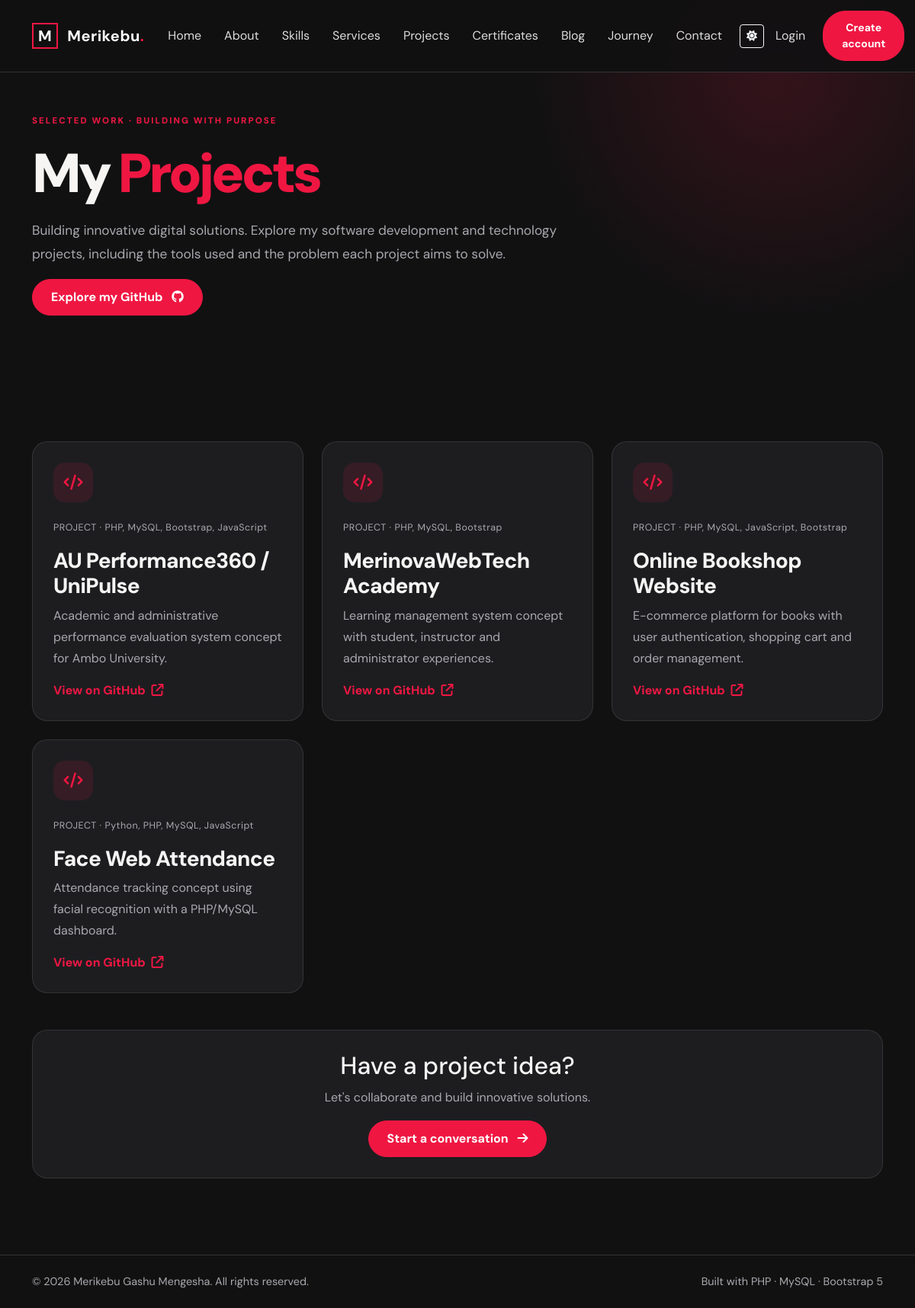
The app's page /projects.php with its own data.
### tables this page shows
CREATE TABLE IF NOT EXISTS projects(id INT AUTO_INCREMENT PRIMARY KEY,title VARCHAR(180) NOT NULL,description TEXT NOT NULL,technologies VARCHAR(255) NOT NULL,project_url VARCHAR(500) DEFAULT '',image VARCHAR(255) DEFAULT '',is_published TINYINT(1) NOT NULL DEFAULT 1,sort_order INT NOT NULL DEFAULT 0);

### config/functions.php (called while the page is built, shortened)
<?php
function e($v): string { return htmlspecialchars((string)$v, ENT_QUOTES, 'UTF-8'); }

### projects.php (the view, shortened to what this page needs)
<?php
require_once __DIR__.'/config/functions.php';
$projects=$pdo->query("SELECT * FROM projects WHERE is_published=1 ORDER BY sort_order,id DESC")->fetchAll();
include __DIR__.'/includes/header.php';
?>
<section class="inner-hero"><div class="container"><span class="eyebrow">SELECTED WORK · BUILDING WITH PURPOSE</span><h1>My <b>Projects</b></h1><p>Building innovative digital solutions. Explore my software development and technology projects, including the tools used and the problem each project aims to solve.</p><a class="btn btn-accent" href="https://github.com/merikebu955" target="_blank" rel="noopener">Explore my GitHub <i class="fa-brands fa-github ms-2"></i></a></div></section>
<section class="section"><div class="container"><div class="row g-4"><?php foreach($projects as $p): ?><div class="col-md-6 col-lg-4"><article class="content-card"><div class="card-icon"><i class="fa-solid fa-code"></i></div><span class="meta-line">PROJECT · <?=e($p['technologies'])?></span><h3 class="mt-3"><?=e($p['title'])?></h3><p><?=e($p['description'])?></p><a class="text-link" href="<?=e($p['project_url'] ?: 'https://github.com/merikebu955')?>" target="_blank" rel="noopener">View on GitHub <i class="fa-solid fa-arrow-up-right-from-square ms-1"></i></a></article></div><?php endforeach; ?></div><div class="content-card text-center mt-5"><h2>Have a project idea?</h2><p>Let's collaborate and build innovative solutions.</p><a class="btn btn-accent" href="<?=BASE_URL?>/contact-page.php">Start a conversation <i class="fa-solid fa-arrow-right ms-2"></i></a></div></div></section>
<?php include __DIR__.'/includes/footer.php'; ?>

### assets/css/style.css (style rules this page uses)
:root { --bg: #111112; --panel: #1d1d20; --panel2: #242428; --text: #f6f5f4; --muted: #aaa9ae; --accent: #ef1742; --line: #333338; }
* { box-sizing: border-box; }
html { scroll-behavior: smooth; scroll-padding-top: 85px; }
body { margin: 0; background: var(--bg); color: var(--text); font-family: "DM Sans", sans-serif; transition: 0.25s; }
a { color: var(--accent); text-decoration: none; }
.btn-accent { background: var(--accent); border: 1px solid var(--accent); color: white; border-radius: 30px; padding: 11px 24px; font-weight: 700; }
.eyebrow, .section-heading > span { font-size: 0.75rem; letter-spacing: 2px; color: var(--accent); font-weight: 700; }
.section { padding: 100px 0; }
.text-link { font-weight: 700; }
.contact-kicker, .eyebrow { font-size: 0.72rem; font-weight: 800; letter-spacing: 0.18em; color: var(--accent, #ed1d45); display: inline-flex; align-items: center; gap: 10px; }
.inner-hero { padding: 145px 0 65px; background: radial-gradient( circle at 85% 20%, rgba(237, 29, 69, 0.16), transparent 30% ), var(--bg, #111); }
.inner-hero h1 { font-size: clamp(2.7rem, 6vw, 5rem); font-weight: 850; letter-spacing: -0.06em; margin: 16px 0; }
.inner-hero h1 b { color: var(--accent, #ed1d45); }
.inner-hero p { max-width: 720px; color: var(--muted, #aaa); font-size: 1.08rem; line-height: 1.8; }
.content-card { height: 100%; padding: 27px; border: 1px solid var(--border, rgba(255, 255, 255, 0.1)); border-radius: 20px; background: var(--panel, #1b1b20); transition: 0.25s; }
.content-card h3, .content-card h4 { font-weight: 800; letter-spacing: -0.025em; }
.content-card p { color: var(--muted, #aaa); line-height: 1.75; }
.card-icon { width: 52px; height: 52px; border-radius: 15px; display: grid; place-items: center; background: rgba(237, 29, 69, 0.12); color: var(--accent, #ed1d45); font-size: 1.25rem; margin-bottom: 20px; }
.meta-line { font-size: 0.78rem; color: var(--muted, #aaa); letter-spacing: 0.04em; }

### records on screen
projects: technologies "PHP, MySQL, Bootstrap, JavaScript", title "AU Performance360 / UniPulse", description "Academic and administrative performance evaluation system concept for Ambo University."
projects: technologies "PHP, MySQL, Bootstrap", title "MerinovaWebTech Academy", description "Learning management system concept with student, instructor and administrator experiences."
projects: technologies "PHP, MySQL, JavaScript, Bootstrap", title "Online Bookshop Website", description "E-commerce platform for books with user authentication, shopping cart and order management."
projects: technologies "Python, PHP, MySQL, JavaScript", title "Face Web Attendance", description "Attendance tracking concept using facial recognition with a PHP/MySQL dashboard."
